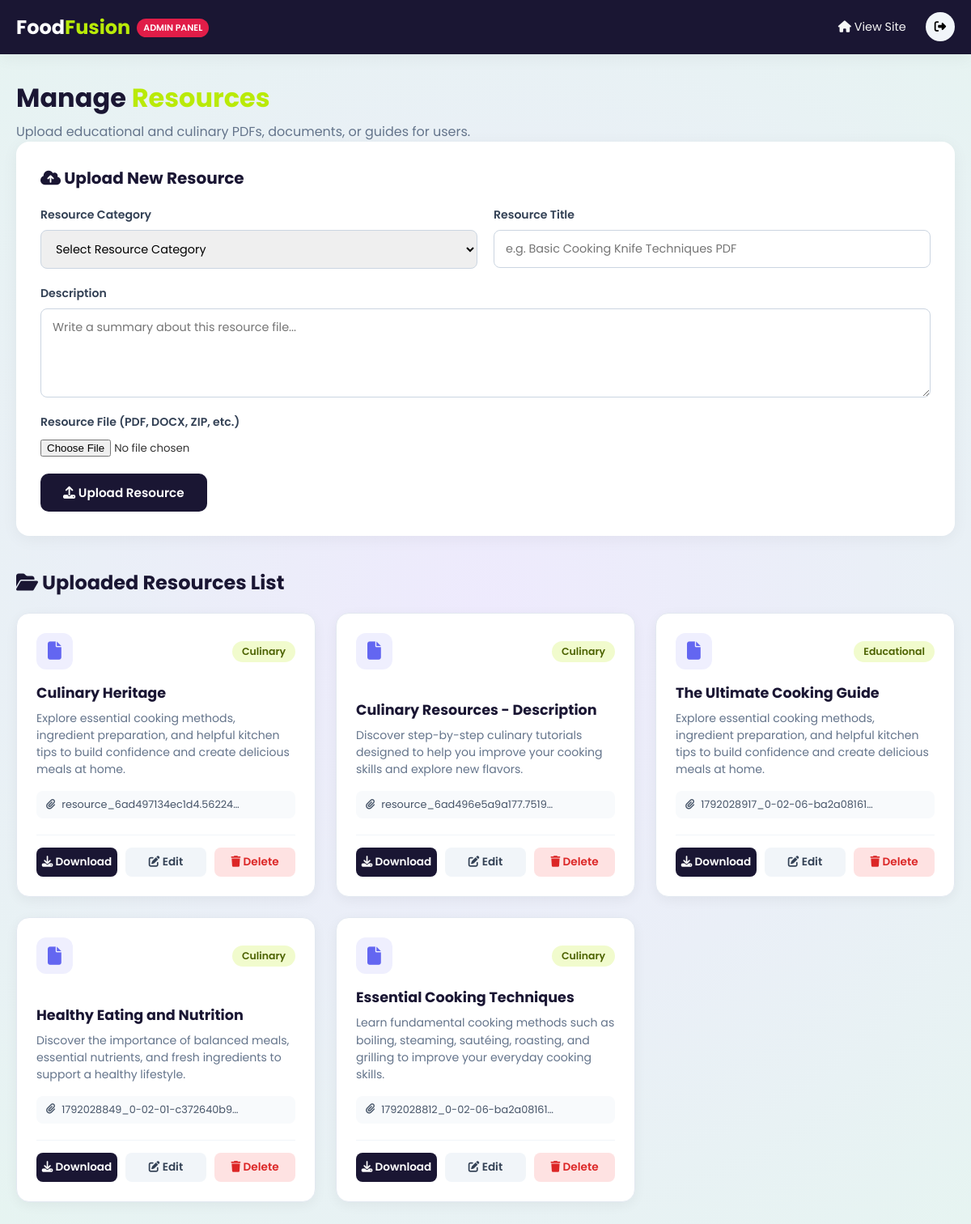
/admin_resources.php (signed in), run on the app's committed database.
### tables this page shows
CREATE TABLE `resources` (
  `id` int(11) NOT NULL,
  `resource_category` varchar(50) NOT NULL,
  `title` varchar(150) NOT NULL,
  `description` text DEFAULT NULL,
  `file_name` varchar(255) NOT NULL,
  `file_type` varchar(50) NOT NULL,
  `created_at` timestamp NOT NULL DEFAULT current_timestamp()
);

### admin_resources.php (the view, shortened to what this page needs)
<?php
include "db.php";
$resources = $conn->query("SELECT * FROM resources ORDER BY id DESC");
?>
<!DOCTYPE html>
<html lang="en">
<head>
    <link rel="stylesheet" href="style.css">
    <link rel="stylesheet" href="https://cdnjs.cloudflare.com/ajax/libs/font-awesome/6.5.1/css/all.min.css">
</head>
<body class="admin-body">
    <nav class="admin-navbar">
        <div class="nav-container">
            <div class="header-left-admin">
                <h2>Food<span class="span_text">Fusion</span></h2>
                <div><span class="admin-badge">Admin Panel</span></div>
            </div>
            <div class="admin-nav-links">
                <a href="index.php"><i class="fa-solid fa-house"></i> View Site</a>
                <a href="logout.php" class="logout-link"><i class="fa-solid fa-right-from-bracket"></i></a>
            </div>
        </div>
    </nav>
    <div class="admin-container">
        <div class="admin-header">
            <h1>Manage <span class="span_text">Resources</span></h1>
            <p>Upload educational and culinary PDFs, documents, or guides for users.</p>
        </div>
        <div class="admin-card">
            <h3><i class="fa-solid fa-cloud-arrow-up"></i> Upload New Resource</h3>
            <form method="POST" enctype="multipart/form-data" class="modern-form">
                <div class="form-grid">
                    <div class="form-group">
                        <label>Resource Category</label>
                        <select name="resource_category" required>
                            <option value="">Select Resource Category</option>
                        </select>
                    </div>
                    <div class="form-group">
                        <label>Resource Title</label>
                        <input type="text" name="title" placeholder="e.g. Basic Cooking Knife Techniques PDF" required>
                    </div>
                </div>
                <div class="form-group full-width">
                    <label>Description</label>
                    <textarea name="description" rows="4" placeholder="Write a summary about this resource file..." required></textarea>
                </div>
                <div class="form-group full-width">
                    <label>Resource File (PDF, DOCX, ZIP, etc.)</label>
                    <div class="file-upload-wrapper">
                        <input type="file" name="resource_file" required>
                    </div>
                </div>
                <button type="submit" name="add_resource" class="submit-btn-admin">
                    <i class="fa-solid fa-upload"></i> Upload Resource
                </button>
            </form>
        </div>
        <div class="recipe-list-section">
            <h2><i class="fa-solid fa-folder-open"></i> Uploaded Resources List</h2>
            <div class="admin-resource-grid">
                <?php while ($row = $resources->fetch_assoc()): ?>
                    <?php
                    $iconClass = "fa-file";
                    ?>
                    <div class="resource-admin-card">
                        <div class="resource-card-header">
                            <div class="file-icon-box">
                                <i class="fa-solid <?php echo $iconClass; ?>"></i>
                            </div>
                            <span class="category-badge">
                                <?php echo htmlspecialchars($row['resource_category']); ?>
                            </span>
                        </div>
                        <div class="resource-card-body">
                            <h3><?php echo htmlspecialchars($row['title']); ?></h3>
                            <p class="resource-desc"><?php echo htmlspecialchars($row['description']); ?></p>
                            <div class="file-info">
                                <i class="fa-solid fa-paperclip"></i>
                                <span class="file-name" title="<?php echo htmlspecialchars($row['file_name']); ?>">
                                    <?php echo htmlspecialchars($row['file_name']); ?>
                                </span>
                            </div>
                            <div class="card-actions">
                                <a href="uploads/resources/<?php echo htmlspecialchars($row['file_name']); ?>" download class="btn-download">
                                    <i class="fa-solid fa-download"></i> Download
                                </a>
                                <a href="edit_resource.php?id=<?php echo $row['id']; ?>" class="btn-edit">
                                    <i class="fa-solid fa-pen-to-square"></i> Edit
                                </a>
                                <a href="delete_resource.php?id=<?php echo $row['id']; ?>" onclick="return confirm('Delete this resource?')" class="btn-delete">
                                    <i class="fa-solid fa-trash"></i> Delete
                                </a>
                            </div>
                        </div>
                    </div>
                <?php endwhile; ?>
            </div>
        </div>
    </div>
</body>
</html>

### data on the page
resources: resource_category "Culinary", title "Culinary Heritage", description "Explore essential cooking methods, ingredient preparation, and helpful kitchen tips to build confidence and create delicious meals at home.", file_name "resource_6ad497134ec1d4.56224…"
resources: resource_category "Culinary", title "Culinary Resources - Description", description "Discover step-by-step culinary tutorials designed to help you improve your cooking skills and explore new flavors.", file_name "resource_6ad496e5a9a177.7519…"
resources: resource_category "Educational", title "The Ultimate Cooking Guide", description "Explore essential cooking methods, ingredient preparation, and helpful kitchen tips to build confidence and create delicious meals at home.", file_name "1792028917_0-02-06-ba2a08161…"
resources: resource_category "Culinary", title "Healthy Eating and Nutrition", description "Discover the importance of balanced meals, essential nutrients, and fresh ingredients to support a healthy lifestyle.", file_name "1792028849_0-02-01-c372640b9…"
resources: resource_category "Culinary", title "Essential Cooking Techniques", description "Learn fundamental cooking methods such as boiling, steaming, sautéing, roasting, and grilling to improve your everyday cooking skills.", file_name "1792028812_0-02-06-ba2a08161…"
